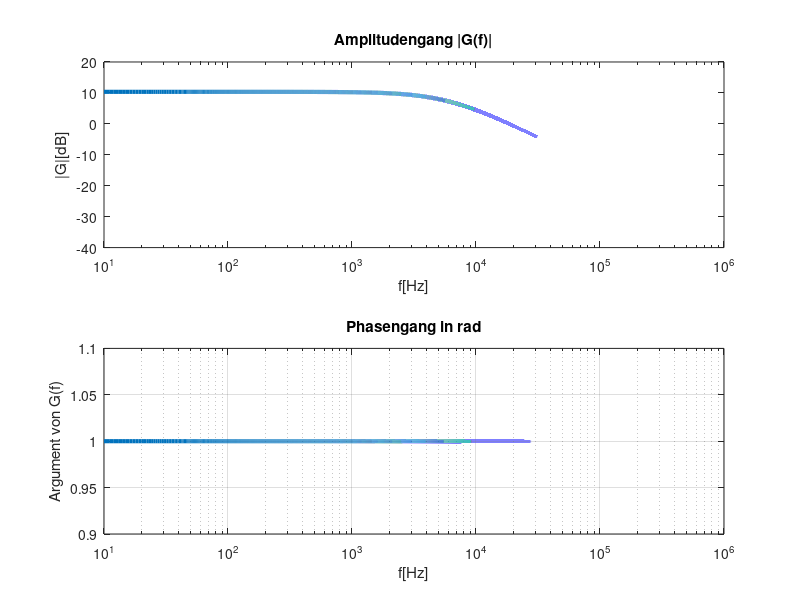

Source code (MATLAB):
clear all; clc; format compact; format short g;
%parameter
R1=820;
R2=2700;
C1=2.2e-6;
C2=10e-9;
dt=1e-1;
f_0=10;
f_E=1e6;
N=1e6;
lw=3;
%Funktionen
g=@(f)(-R2./((1+(2*pi*f*R2*C2).^2).^0.5)).*(2*pi*f*C1/((1+(2*pi*f*R1*C1).^2).^0.5));
% daten
f_data=linspace(f_0,f_E,N);
g_data=g(f_data);
%PLOT
figure(4);
subplot(2,1,1);
semilogx(f_data,20*log(abs(g_data))/log(10),'linewidth',lw);
xlabel('f[Hz]');ylabel('|G|[dB]');title('Amplitudengang |G(f)|');
subplot(2,1,2);
semilogx(f_data,angle(g_data)/pi,'linewidth',lw);
xlabel('f[Hz]');
ylabel('Argument von G(f)');
title('Phasengang in rad');

grid on;